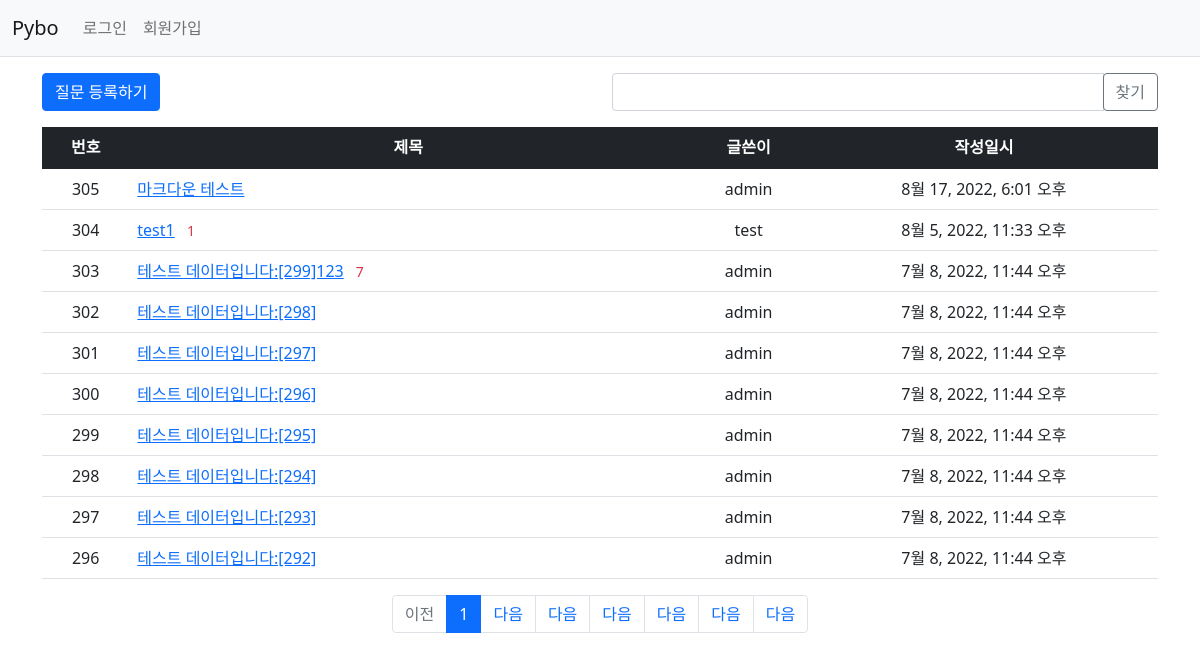
Screenshot of /pybo/ with the database file from the repository.
### pybo/models.py (models this page shows, shortened)
class Question(models.Model):
    author = models.ForeignKey(User, on_delete=models.CASCADE, related_name='author_question')
    subject = models.CharField(max_length=200)
    content = models.TextField()
    create_date = models.DateTimeField()
    modify_date = models.DateTimeField(null=True, blank=True)
    voter = models.ManyToManyField(User, related_name='voter_question')  # 추천인 추가

### pybo/views/base_views.py (the view, shortened to what this page needs)
# urls.py: path('', base_views.index, name='index'),  # '/' 에 해당되는 path
def index(request):
	page = request.GET.get('page', '1')  # 페이지
	kw = request.GET.get('kw', '')  # 검색어
	question_list = Question.objects.order_by('-create_date')
	paginator = Paginator(question_list, 10)  # 페이지당 10개씩 보여주기
	page_obj = paginator.get_page(page)
	context = {'question_list': page_obj}
	return render(request, 'pybo/question_list.html', context)

### pybo/templatetags/pybo_filter.py (called while the page is built)
@register.filter
def sub(value, arg):
    return value - arg

### templates/pybo/question_list.html (shortened to what this page needs)
{% extends 'base.html' %}
{% load pybo_filter %}
{% block content %}
<div class="container my-3">
    <div class="row my-3">
        <div class="col-6">
            <a href="{% url 'pybo:question_create' %}" class="btn btn-primary">질문 등록하기</a>
        </div>
        <div class="col-6">
            <div class="input-group">
                <input type="text" id="search_kw" class="form-control" value="{{ kw|default_if_none:'' }}">
                <div class="input-group-append">
                    <button class="btn btn-outline-secondary" type="button" id="btn_search">찾기</button>
                </div>
            </div>
        </div>
    </div>
    <table class="table">
        <thead>
        <tr class="text-center table-dark">
            <th>번호</th>
            <th style="width:50%">제목</th>
            <th>글쓴이</th>
            <th>작성일시</th>
        </tr>
        </thead>
        <tbody>
        {% if question_list %}
        {% for question in question_list %}
        <tr class="text-center">
            <td>
                {{ question_list.paginator.count|sub:question_list.start_index|sub:forloop.counter0|add:1 }}
            </td>
            <td class="text-start">
                <a href="{% url 'pybo:detail' question.id %}">{{ question.subject }}</a>
                {% if question.answer_set.count > 0 %}
                <span class="text-danger small mx-2">{{ question.answer_set.count }}</span>
                {% endif %}
            </td>
            <td>{{ question.author.username }}</td>
            <td>{{ question.create_date }}</td>
        </tr>
        {% endfor %}
        {% else %}
        <tr>
            <td colspan="4">질문이 없습니다.</td>
        </tr>
        {% endif %}
        </tbody>
    </table>
    <ul class="pagination justify-content-center">
        {% if question_list.has_previous %}
        <li class="page-item">
            <a class="page-link" data-page="{{ question_list.previous_page_number }}"
           href="javascript:void(0)">이전</a>
        </li>
        {% else %}
        <li class="page-item disabled">
            <a class="page-link" tabindex="-1" aria-disabled="true" href="#">이전</a>
        </li>
        {% endif %}
        {% for page_number in question_list.paginator.page_range %}
        {% if page_number >= question_list.number|add:-5 and page_number <= question_list.number|add:5 %}
        {% if page_number == question_list.number %}
        <li class="page-item active" aria-current="page">
            <a class="page-link" data-page="{{ page_number }}"
           href="javascript:void(0)">{{ page_number }}</a>
        </li>
        {% else %}
        <li class="page-item">
            <a class="page-link" data-page="{{ question_list.next_page_number }}"
           href="javascript:void(0)">다음</a>
        </li>
        {% endif %}
        {% endif %}
        {% endfor %}
        {% if question_list.has_next %}
        <li class="page-item">
            <a class="page-link" href="?page={{ question_list.next_page_number }}">다음</a>
        </li>
        {% else %}
        <li class="page-item disabled">
            <a class="page-link" tabindex="-1" aria-disabled="true" href="#">다음</a>
        </li>
        {% endif %}
    </ul>
</div>
{% endblock %}

### templates/base.html (shortened to what this page needs)
{% load static %}
<!doctype html>
<html lang="ko">
<head>
    <link rel="stylesheet" type="text/css" href="{% static 'bootstrap.min.css' %}">
    <link rel="stylesheet" type="text/css" href="{% static 'style.css' %}">
</head>
<body>
{% include "navbar.html" %}
{% block content %}
{% endblock %}
</body>
</html>

### templates/navbar.html (shortened to what this page needs)
<nav class="navbar navbar-expand-lg navbar-light bg-light border-bottom">
    <div class="container-fluid">
        <a class="navbar-brand" href="{% url 'pybo:index' %}">Pybo</a>
        <div class="collapse navbar-collapse" id="navbarSupportedContent">
            <ul class="navbar-nav me-auto mb-2 mb-lg-0">
                <li class="nav-item">
                    {% if user.is_authenticated %}
                    <a class="nav-link" href="{% url 'common:logout' %}">{{ user.username }} (로그아웃)</a>
                    {% else %}
                    <a class="nav-link" href="{% url 'common:login' %}">로그인</a>
                    {% endif %}
                </li>
                <li>
                    {% if not user.is_authenticated %}
                    <a class="nav-link" href="{% url 'common:signup' %}">회원가입</a>
                    {% endif %}
                </li>
            </ul>
        </div>
    </div>
</nav>

### rows the page displays
Question: paginator.count|sub "305", subject "마크다운 테스트", author.username "admin", create_date "8월 17, 2022, 6:01 오후"
Question: paginator.count|sub "304", subject "test1", answer_set.count "1", author.username "test", create_date "8월 5, 2022, 11:33 오후"
Question: paginator.count|sub "303", subject "테스트 데이터입니다:[299]123", answer_set.count "7", author.username "admin", create_date "7월 8, 2022, 11:44 오후"
Question: paginator.count|sub "302", subject "테스트 데이터입니다:[298]", author.username "admin", create_date "7월 8, 2022, 11:44 오후"
Question: paginator.count|sub "301", subject "테스트 데이터입니다:[297]", author.username "admin", create_date "7월 8, 2022, 11:44 오후"
Question: paginator.count|sub "300", subject "테스트 데이터입니다:[296]", author.username "admin", create_date "7월 8, 2022, 11:44 오후"
Question: paginator.count|sub "299", subject "테스트 데이터입니다:[295]", author.username "admin", create_date "7월 8, 2022, 11:44 오후"
Question: paginator.count|sub "298", subject "테스트 데이터입니다:[294]", author.username "admin", create_date "7월 8, 2022, 11:44 오후"
Question: paginator.count|sub "297", subject "테스트 데이터입니다:[293]", author.username "admin", create_date "7월 8, 2022, 11:44 오후"
Question: paginator.count|sub "296", subject "테스트 데이터입니다:[292]", author.username "admin", create_date "7월 8, 2022, 11:44 오후"

### other values shown
{{ page_number }} "1"
